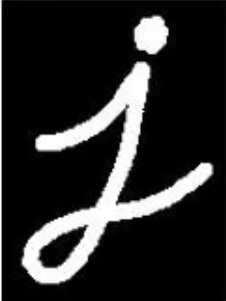
#> input picture Project1/j.png, 226 x 301 px
$ python erode_and_dilate.py
#> lines starting #> are read from the running program, lines starting #| are printed output that depends on the picture
import cv2
import numpy as np
from matplotlib import pyplot as plt

img = cv2.imread('../Project1/j.png', 0)
#> img: shape (301, 226); min 0, max 255, mean 41.1
# img = cv2.imread('../Project1/jforopen.png', 0)
kernele = cv2.getStructuringElement(cv2.MORPH_RECT, (5, 5))  # 矩形结构
erosion = cv2.erode(img, kernele)  # 腐蚀
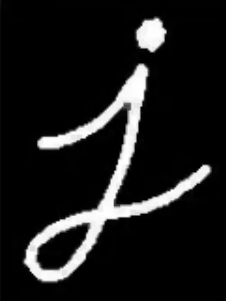
#> erosion: shape (301, 226); min 0, max 255, mean 27


kerneld = cv2.getStructuringElement(cv2.MORPH_RECT, (5, 5))  # 矩形结构
dilation = cv2.dilate(img, kerneld)  # 膨胀
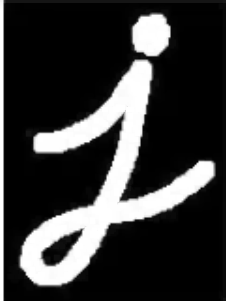
#> dilation: shape (301, 226); min 0, max 255, mean 55.9


kernel = cv2.getStructuringElement(cv2.MORPH_RECT, (5,5))  # 定义结构元素

imgopen = cv2.imread('../Project1/jforopen.png', 0)
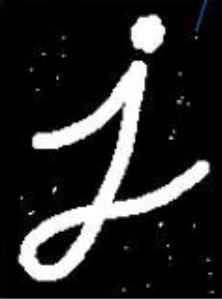
#> input picture Project1/jforopen.png, 222 x 299 px
#> imgopen: shape (299, 222); min 0, max 255, mean 41.1
# 先腐蚀 再膨胀
opening = cv2.morphologyEx(imgopen, cv2.MORPH_OPEN, kernel)  # 开运算


imgclose = cv2.imread('../Project1/jforclose.png', 0)
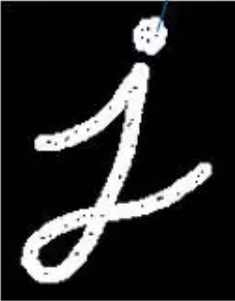
#> input picture Project1/jforclose.png, 235 x 301 px
#> imgclose: shape (301, 235); min 0, max 255, mean 37.6
# 先膨胀 再腐蚀
closing = cv2.morphologyEx(imgclose, cv2.MORPH_CLOSE, kernel)  # 闭运算

plt.figure(figsize=(20,8))

plt.subplot(331),plt.imshow(img, cmap = 'gray')
plt.title('Input Image'), plt.xticks([]), plt.yticks([])
plt.subplot(332),plt.imshow(erosion, cmap = 'gray')
plt.title('erosion'), plt.xticks([]), plt.yticks([])
plt.subplot(333),plt.imshow(dilation, cmap = 'gray')
plt.title('dilation'), plt.xticks([]), plt.yticks([])

plt.subplot(334),plt.imshow(imgopen, cmap = 'gray')
plt.title('Input Image'), plt.xticks([]), plt.yticks([])
plt.subplot(335),plt.imshow(opening, cmap = 'gray')
plt.title('open'), plt.xticks([]), plt.yticks([])

plt.subplot(337),plt.imshow(imgclose, cmap = 'gray')
plt.title('Input Image'), plt.xticks([]), plt.yticks([])
plt.subplot(338),plt.imshow(closing, cmap = 'gray')
plt.title('close'), plt.xticks([]), plt.yticks([])

plt.show()
